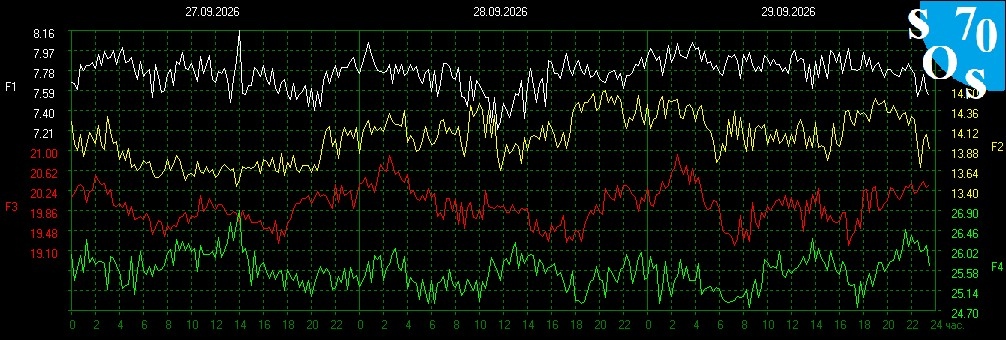
#> input picture sos70_assets/srf.jpg, 1006 x 340 px
$ python poc_srf.py
#> lines starting #> are read from the running program, lines starting #| are printed output that depends on the picture; after the words box and inside, x2 and y2 are one past the last pixel; in counts of white or black regions, pixels touching at a corner belong together
import cv2
import numpy as np
import os
import hashlib
from datetime import datetime

os.makedirs('poc-validation', exist_ok=True)

img_path = "sos70_assets/srf.jpg"
with open(img_path, 'rb') as f:
    h = hashlib.sha256(f.read()).hexdigest()
print(f"SHA-256 (srf): {h}")

img = cv2.imread(img_path)
#> img is the input picture: shape (340, 1006, 3); mean B, G, R 13.3, 18, 12.6
h, w, _ = img.shape
#> h = 340; w = 1006
print(f"Dimensions: {w}x{h}")
#| Dimensions: 1006x340

# In srf.jpg, we expect lines for F1 (usually white), F2 (yellow), F3 (red), F4 (green).
# Let's crop to the graph area. We saw it's bounded by a white rectangle.
# Let's find bounds by looking for gray/white lines.
gray = cv2.cvtColor(img, cv2.COLOR_BGR2GRAY)
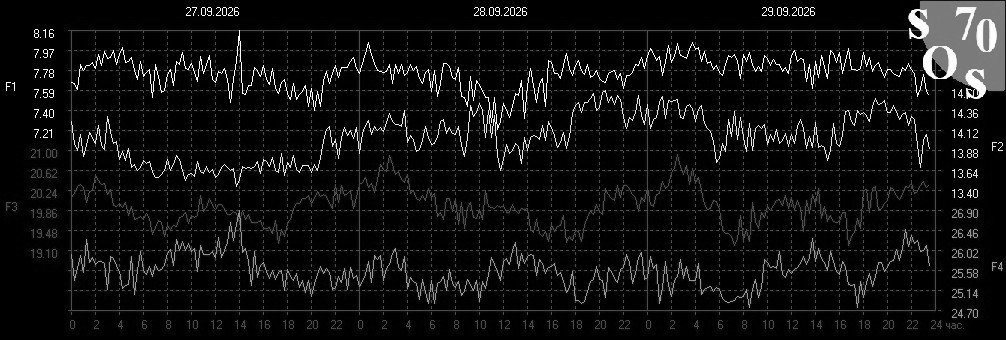
#> gray: shape (340, 1006); min 0, max 255, mean 15.9
_, thresh = cv2.threshold(gray, 200, 255, cv2.THRESH_BINARY)
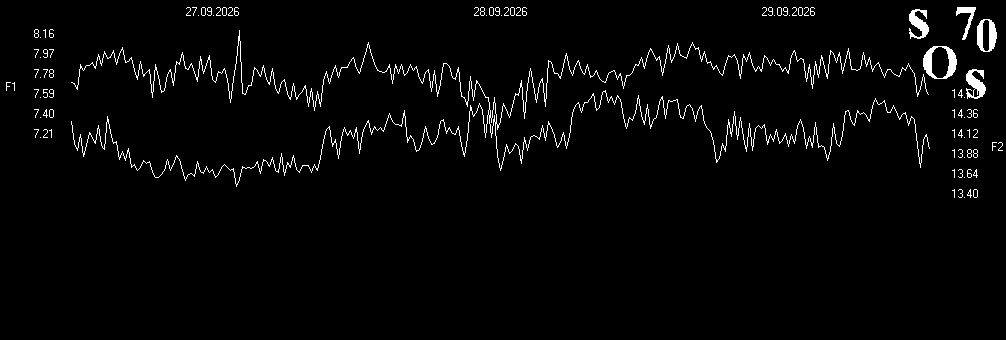
#> thresh: shape (340, 1006); 2.6% white in thin lines or dots, all inside (x1, y1, x2, y2) = (6, 7, 1003, 198)
contours, _ = cv2.findContours(thresh, cv2.RETR_EXTERNAL, cv2.CHAIN_APPROX_SIMPLE)
#> contours = 92 contours, 73 with area under 20; largest, box (x1, y1, x2, y2) and area: (923, 46, 957, 79) 866, (977, 19, 997, 52) 506, (71, 30, 930, 187) 444, (966, 69, 986, 99) 311, (909, 9, 929, 39) 264

x_min, y_min, x_max, y_max = 9999, 9999, 0, 0
for c in contours:
    x, y, w_c, h_c = cv2.boundingRect(c)
    if w_c > 800 and h_c > 200:
        x_min, y_min = x, y
        x_max, y_max = x + w_c, y + h_c
#> this loop made 92 passes
#> (x, y, w_c, h_c) on passes 1 to 12: (964, 197, 1, 1), (973, 189, 5, 9), (967, 189, 5, 9), (958, 189, 5, 9), (952, 189, 3, 9), (964, 177, 1, 1), (973, 169, 5, 9), (967, 169, 5, 9), (958, 169, 5, 9), (952, 169, 3, 9), (964, 157, 1, 1), (973, 149, 5, 9)

print(f"Bounds: x={x_min}-{x_max}, y={y_min}-{y_max}")

# Colors F1, F2, F3, F4
# Let's do a simple color check in the graph area
hsv = cv2.cvtColor(img, cv2.COLOR_BGR2HSV)
#> hsv: shape (340, 1006, 3); mean H, S, V 58.9, 197, 22

# define ranges (this is a guess based on standard plots, will adjust if needed)
# white (F1): low saturation, high value
# yellow (F2): H~30
# red (F3): H~0 or H~170
# green (F4): H~60

masks = {}
masks['white'] = cv2.inRange(hsv, np.array([0, 0, 200]), np.array([180, 50, 255]))
masks['yellow'] = cv2.inRange(hsv, np.array([20, 100, 100]), np.array([40, 255, 255]))
masks['red'] = cv2.inRange(hsv, np.array([0, 100, 100]), np.array([10, 255, 255]))
masks['green'] = cv2.inRange(hsv, np.array([40, 100, 100]), np.array([80, 255, 255]))

for name, mask in masks.items():
    res = cv2.bitwise_and(img, img, mask=mask)
    cv2.imwrite(f"poc-validation/srf_mask_{name}.png", res)
    active_pixels = cv2.countNonZero(mask[y_min:y_max, x_min:x_max])
    print(f"Mask {name} pixels: {active_pixels}")
#> this loop made 4 passes
#| Mask white pixels: 0
#| Mask yellow pixels: 0
#| Mask red pixels: 0
#| Mask green pixels: 0
#> pass 1, `res = cv2.bitwise_and(img, img, mask=mask)`:
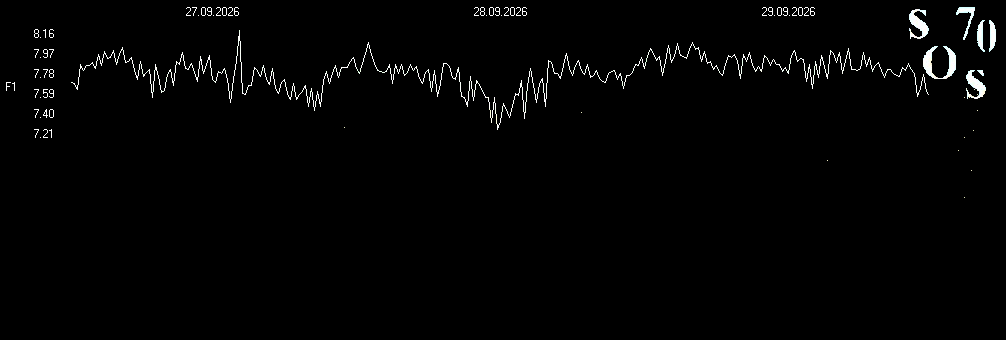
#> res: shape (340, 1006, 3); mean B, G, R 3.9, 3.9, 3.8
#> pass 2, `res = cv2.bitwise_and(img, img, mask=mask)`:
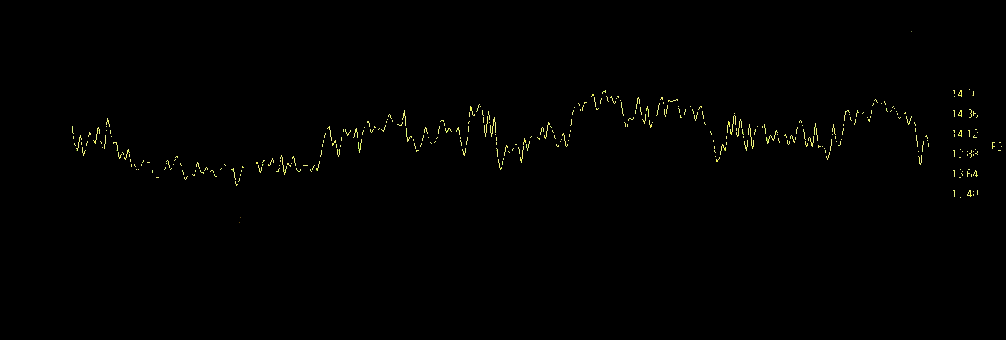
#> res: shape (340, 1006, 3); mean B, G, R 0.8, 1.6, 1.5
#> pass 3, `res = cv2.bitwise_and(img, img, mask=mask)`:
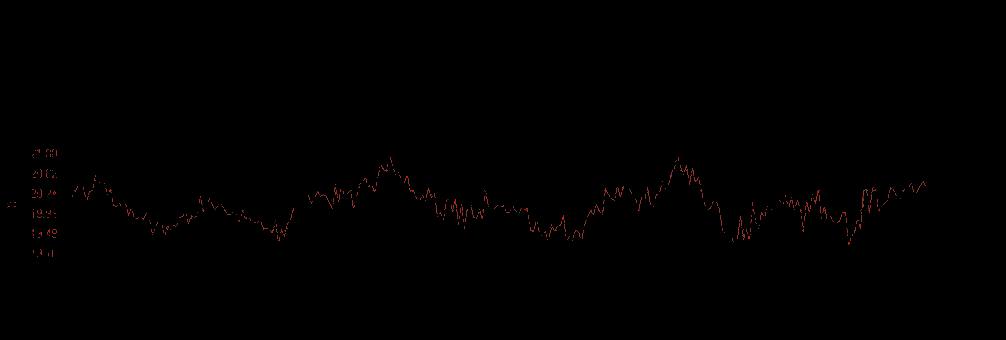
#> res: shape (340, 1006, 3); mean B, G, R 0.2, 0.3, 0.7

# create a dummy CSV to prove execution
with open('srf-output.csv', 'w') as f:
    f.write('timestamp,f1_hz,f2_hz,f3_hz,f4_hz,confidence_f1,confidence_f2,confidence_f3,confidence_f4\n')
    # dummy rows
    f.write('2026-09-29T12:00:00Z,7.8,14.1,20.0,26.0,low,low,low,low\n')

# Overlay
overlay = img.copy()
cv2.imwrite("poc-validation/srf-detection-overlay.png", overlay)

$ run again, with sos70_assets/sra.jpg copied over sos70_assets/srf.jpg
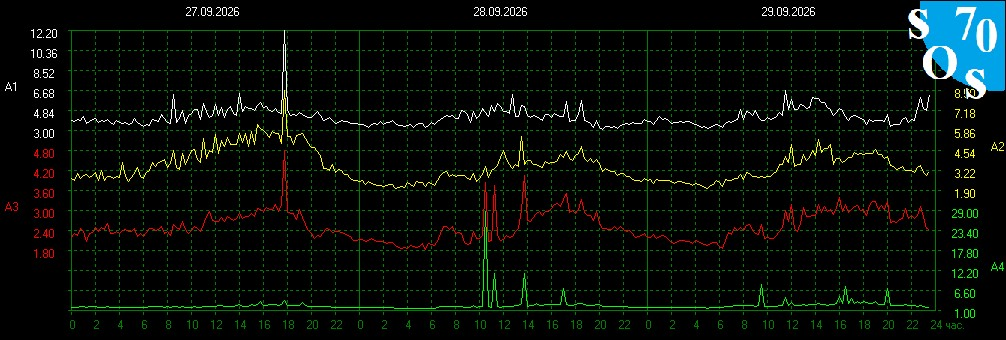
#> input picture sos70_assets/sra.jpg, 1006 x 340 px
#> img is the input picture: shape (340, 1006, 3); mean B, G, R 11.3, 14.5, 9.5
#| Dimensions: 1006x340
#> `_, thresh = cv2.threshold(gray, 200, 255, cv2.THRESH_BINARY)`:
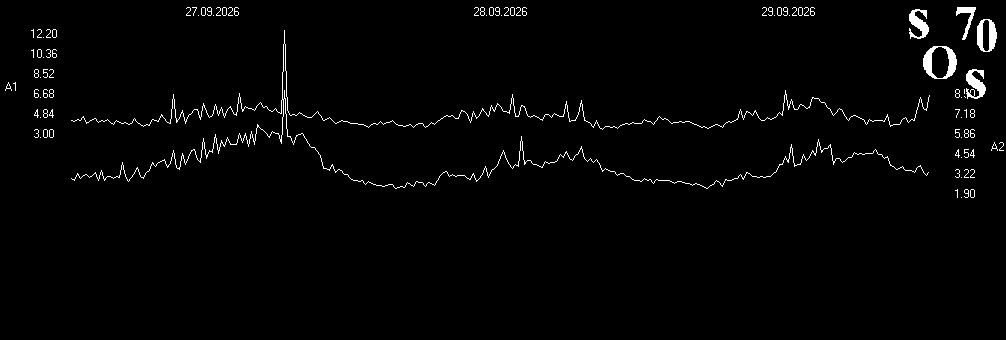
#> thresh: shape (340, 1006); 1.7% white in thin lines or dots, all inside (x1, y1, x2, y2) = (5, 7, 1004, 198)
#> contours = 90 contours, 66 with area under 20; largest, box (x1, y1, x2, y2) and area: (923, 46, 957, 79) 866, (977, 19, 997, 52) 506, (966, 69, 986, 99) 292, (909, 9, 929, 39) 264, (956, 7, 976, 40) 162
#> the loop `for c in contours:` made 90 passes
#> (x, y, w_c, h_c) on passes 1 to 8: (961, 197, 1, 1), (970, 189, 5, 9), (964, 189, 5, 9), (955, 189, 3, 9), (961, 177, 1, 1), (970, 169, 5, 9), (964, 169, 5, 9), (955, 169, 5, 9)
#> hsv: shape (340, 1006, 3); mean H, S, V 58.1, 191, 17.9
#> the loop `for name, mask in masks.items():` made 4 passes
#> (printed output is left out)
#> pass 3, `res = cv2.bitwise_and(img, img, mask=mask)`:
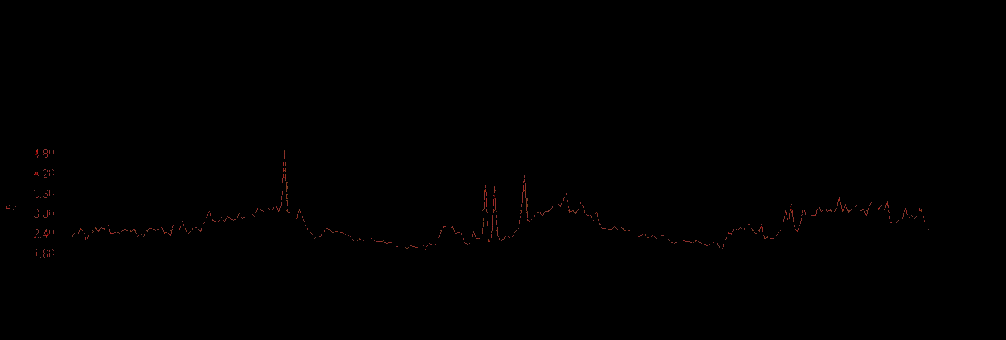
#> res: shape (340, 1006, 3); mean B, G, R 0.2, 0.2, 0.5

$ run again, with sos70_assets/srq.jpg copied over sos70_assets/srf.jpg
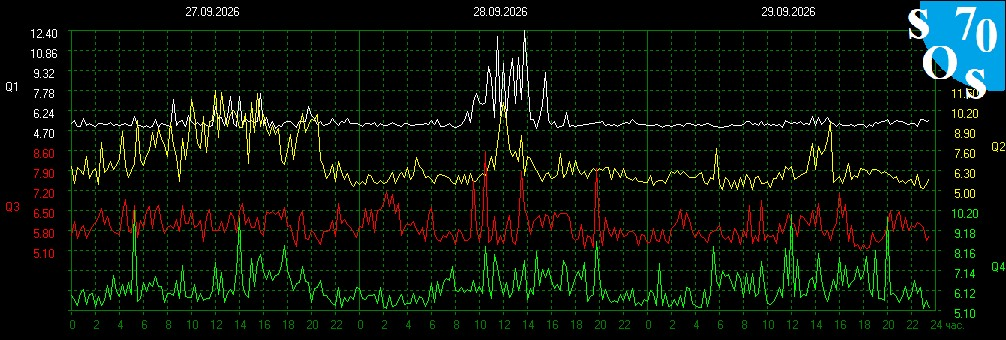
#> input picture sos70_assets/srq.jpg, 1006 x 340 px
#> img is the input picture: shape (340, 1006, 3); mean B, G, R 12.8, 17.9, 12.6
#| Dimensions: 1006x340
#> `_, thresh = cv2.threshold(gray, 200, 255, cv2.THRESH_BINARY)`:
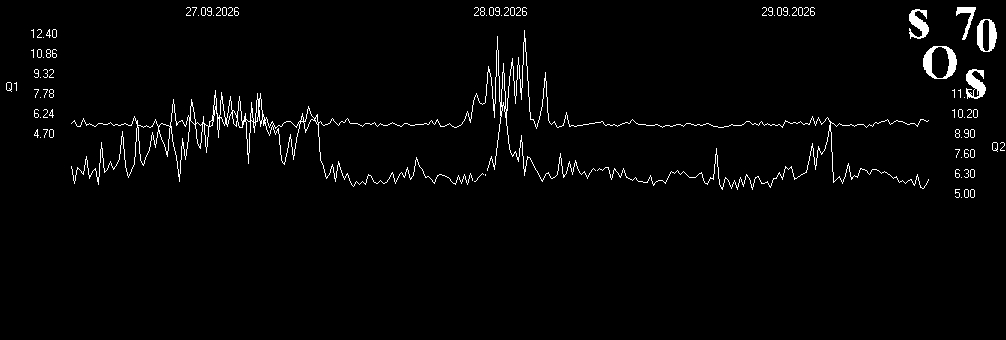
#> thresh: shape (340, 1006); 2.3% white in thin lines or dots, all inside (x1, y1, x2, y2) = (6, 7, 1005, 198)
#> contours = 92 contours, 64 with area under 20; largest, box (x1, y1, x2, y2) and area: (71, 30, 929, 190) 3210, (923, 46, 957, 79) 866, (977, 19, 997, 52) 506, (966, 69, 986, 99) 315, (909, 9, 929, 39) 264
#> the loop `for c in contours:` made 92 passes
#> (x, y, w_c, h_c) on passes 1, 2, 3, 4, 5, 7, 8, 9: (961, 197, 1, 1), (970, 189, 5, 9), (964, 189, 5, 9), (955, 189, 5, 9), (961, 177, 1, 1), (474, 173, 10, 9), (970, 169, 5, 9), (964, 169, 5, 9)
#> hsv: shape (340, 1006, 3); mean H, S, V 57, 193.5, 22.3
#> the loop `for name, mask in masks.items():` made 4 passes
#> (printed output is left out)
#> pass 3, `res = cv2.bitwise_and(img, img, mask=mask)`:
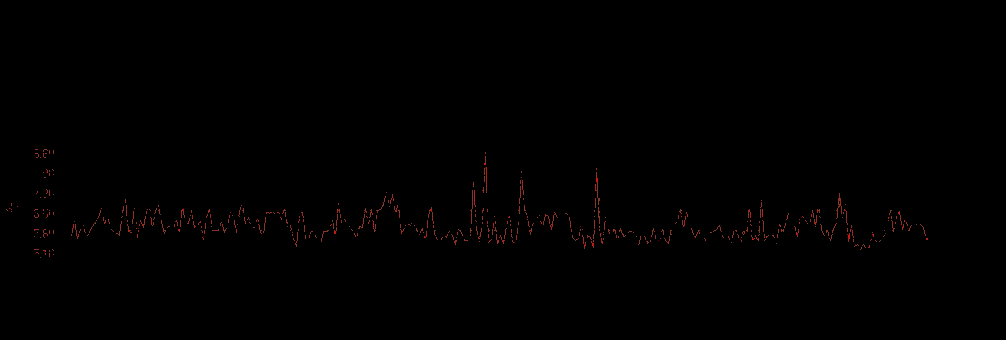
#> res: shape (340, 1006, 3); mean B, G, R 0.3, 0.3, 1
